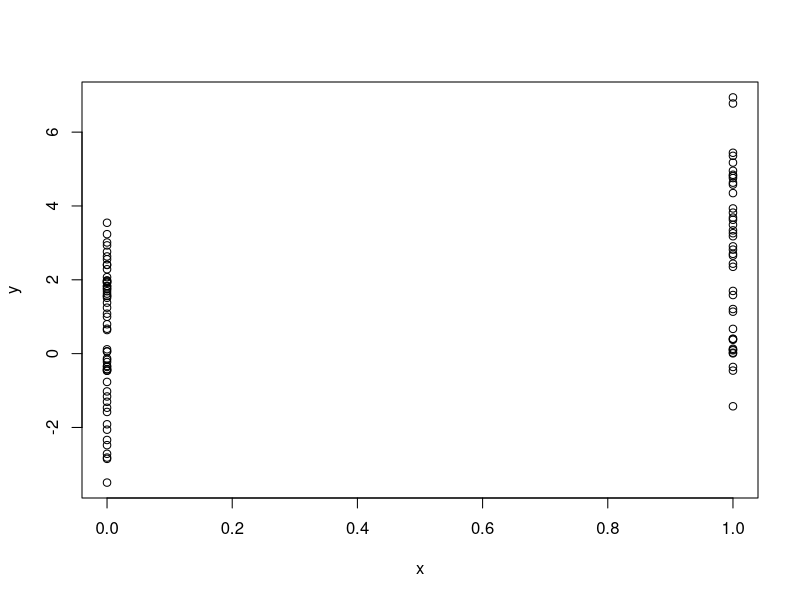
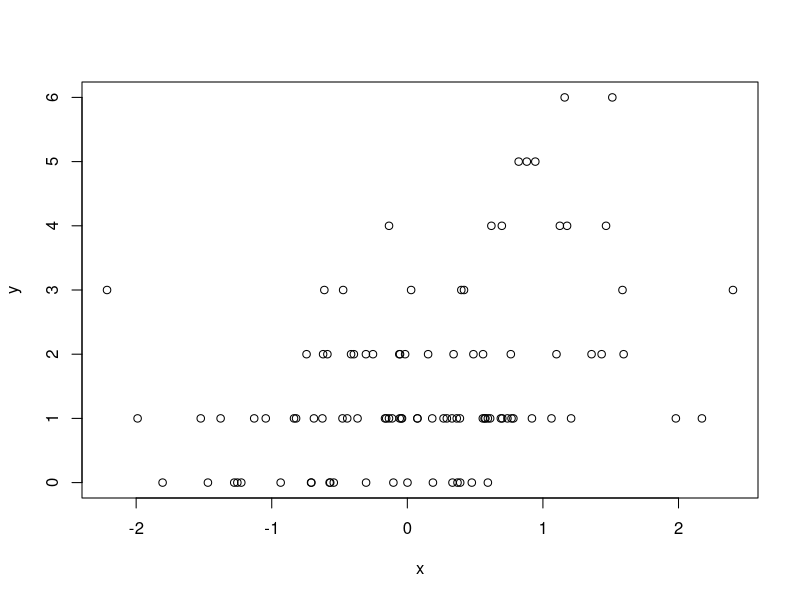

Source code (R) for these figures, in order:
set.seed(10)
x <- rbinom(100, 1, 0.5)
e <- rnorm(100, 0, 2)
y <- 0.5 + 2 * x + e
summary(y)
plot(x, y)



set.seed(1)
 x <- rnorm(100)
 log.mu <- 0.5 + 0.3 * x
 y <- rpois(100, exp(log.mu))
 summary(y)
 plot(x, y)
 
 